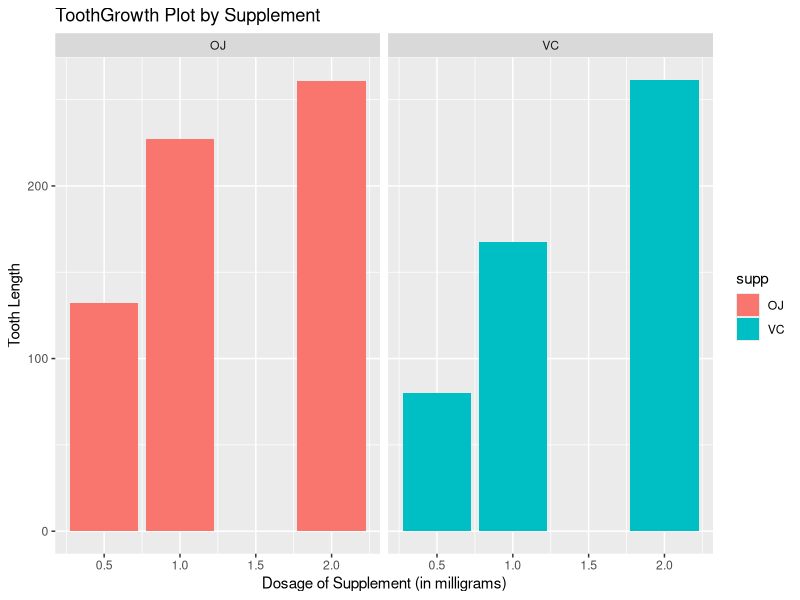

Recreate this plot in R. (Note: this script raises an error after producing the figure.)
## ---- chunk 1
library(dplyr)
library(ggplot2)
## ---- chunk 2
data(ToothGrowth)
ggplot(data = ToothGrowth, aes(x = dose, y = len, fill = supp))+
        geom_bar(stat = "identity") +
        facet_grid(.~supp) +
        xlab("Dosage of Supplement (in milligrams)") +
        ylab("Tooth Length") +
        ggtitle("ToothGrowth Plot by Supplement")
## ---- chunk 3
ToothGrowth$dose <- as.factor(ToothGrowth$dose)
summary(ToothGrowth)
table(ToothGrowth$supp, ToothGrowth$dose)
## ---- chunk 4
VC_t <- t.test(len~supp, paired = FALSE, var.equal = TRUE, data = ToothGrowth)
OJ_t <- t.test(len~supp, paired = FALSE, Var.equal = FALSE, data = ToothGrowth)
comp_supp <- data.frame("p-value" = c(VC_t$p.value, OJ_t$p.value), 
                        "Conf-Low"  = c(VC_t$conf[1], OJ_t$conf[1]),
                        "Conf-High" = c(VC_t$conf[2], OJ_t$conf[2]), 
                        row.names = c("Equal Variance","Unequal Variance"))
comp_supp
## ---- chunk 5
dose_.5 <- ToothGrowth[which(ToothGrowth$dose ==.5), 1]
dose_1.0 <- ToothGrowth[which(ToothGrowth$dose ==1), 1]
dose_2.0 <- ToothGrowth[which(ToothGrowth$dose ==2), 1]
Tcomp_.5_1.0 <- t.test(dose_.5, dose_1.0, paired = F, var.equal = T)
Fcomp_.5_1.0 <- t.test(dose_.5, dose_1.0, paired = F, var.equal = F)
Result_comp_.5_1.0 <- data.frame("p-value" = c(Tcomp_.5_1.0$p.value,
                                             Fcomp_.5_1.0$p.value), 
                                 "Conf-Low" = c(Tcomp_.5_1.0$conf[1], 
                                                Fcomp_.5_1.0$conf[1]),
                                 "Conf-High"=c(Tcomp_.5_1.0$conf[2],
                                               Fcomp_.5_1.0$conf[2]), 
                                 row.names=c("Equal Variance",
                                             "Unequal Variance"), 
                                 "Dose" = "0.5 to 1")
Tdose_.5_2.0 <- t.test(dose_.5, dose_2.0, paired = F, var.equal = T)
Fdose_.5_2.0 <- t.test(dose_.5, dose_2.0, paired = F, var.equal = F)
Result_comp_.5_2.0 <- data.frame("p-value" = c(Tdose_.5_2.0$p.value, 
                                               Fdose_.5_2.0$p.value),
                                 "Conf-Low"=c(Tdose_.5_2.0$conf[1],
                                              Fdose_.5_2.0$conf[1]), 
                                 "Conf-High"=c(Tdose_.5_2.0$conf[2],
                                               Fdose_.5_2.0$conf[2]), 
                                 row.names=c("Equal Var","Unequal Var"), 
                                 "Dose"="0.5 to 2")
Tdose_1.0_2.0 <- t.test(dose_1.0, dose_2.0, paired=F, var.equal=T)
Fdose_1.0_2.0 <- t.test(dose_1.0, dose_2.0, paired=F, var.equal=F)
Result_comp_1.0_2.0 <- data.frame("p-value" = c(Tdose_1.0_2.0$p.value, 
                                                Fdose_1.0_2.0$p.value),
                                  "Conf-Low"=c(Tdose_1.0_2.0$conf[1],
                                               Fdose_1.0_2.0$conf[1]),
                                  "Conf-High"=c(Tdose_1.0_2.0$conf[2],
                                                Fdose_1.0_2.0$conf[2]), 
                                  row.names=c("Equal Var","Unequal Var"), 
                                  "Dose"="1 to 2")
Result_Dose <- rbind(Result_comp_.5_1.0,Result_comp_.5_2.0,Result_comp_1.0_2.0)
Result_Dose
